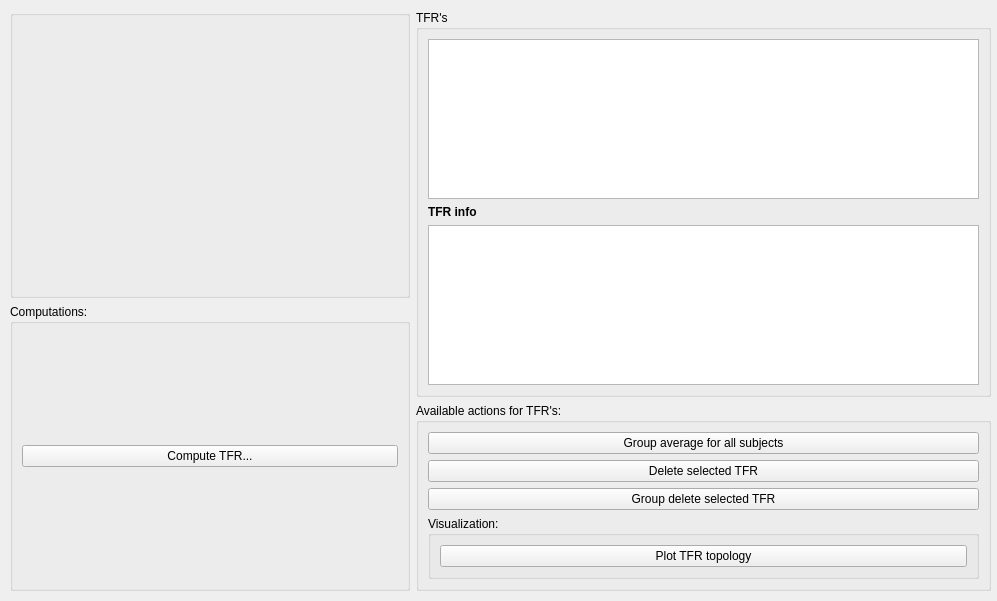
<?xml version="1.0" encoding="UTF-8"?>
<ui version="4.0">
 <class>mainWindowTabInduced</class>
 <widget class="QWidget" name="mainWindowTabInduced">
  <property name="geometry">
   <rect>
    <x>0</x>
    <y>0</y>
    <width>997</width>
    <height>601</height>
   </rect>
  </property>
  <property name="windowTitle">
   <string>Form</string>
  </property>
  <widget class="QWidget" name="layoutWidget">
   <property name="geometry">
    <rect>
     <x>10</x>
     <y>10</y>
     <width>981</width>
     <height>581</height>
    </rect>
   </property>
   <layout class="QGridLayout" name="gridLayout_15">
    <item row="0" column="0">
     <layout class="QVBoxLayout" name="verticalLayout_23">
      <property name="sizeConstraint">
       <enum>QLayout::SetDefaultConstraint</enum>
      </property>
      <item>
       <widget class="QGroupBox" name="groupBoxEpochs">
        <property name="title">
         <string/>
        </property>
       </widget>
      </item>
      <item>
       <widget class="QGroupBox" name="groupBoxComputations">
        <property name="minimumSize">
         <size>
          <width>400</width>
          <height>0</height>
         </size>
        </property>
        <property name="title">
         <string>Computations:</string>
        </property>
        <layout class="QGridLayout" name="gridLayout_2">
         <item row="0" column="0">
          <widget class="QPushButton" name="pushButtonComputeTFR">
           <property name="text">
            <string>Compute TFR...</string>
           </property>
          </widget>
         </item>
        </layout>
       </widget>
      </item>
     </layout>
    </item>
    <item row="0" column="1">
     <layout class="QVBoxLayout" name="verticalLayout_6">
      <item>
       <widget class="QGroupBox" name="groupBoxTFR">
        <property name="minimumSize">
         <size>
          <width>0</width>
          <height>300</height>
         </size>
        </property>
        <property name="title">
         <string>TFR's</string>
        </property>
        <layout class="QFormLayout" name="formLayout">
         <item row="1" column="0">
          <widget class="QLabel" name="labelTFRInfo">
           <property name="font">
            <font>
             <weight>75</weight>
             <bold>true</bold>
            </font>
           </property>
           <property name="text">
            <string>TFR info</string>
           </property>
          </widget>
         </item>
         <item row="0" column="0" colspan="2">
          <widget class="QListWidget" name="listWidgetTFR"/>
         </item>
         <item row="2" column="0" colspan="2">
          <widget class="QTextBrowser" name="textBrowserTFRInfo"/>
         </item>
        </layout>
       </widget>
      </item>
      <item>
       <widget class="QGroupBox" name="groupBoxTFRActions">
        <property name="title">
         <string>Available actions for TFR's:</string>
        </property>
        <layout class="QGridLayout" name="gridLayout_4">
         <item row="1" column="0">
          <widget class="QGroupBox" name="groupBox_2">
           <property name="title">
            <string>Visualization:</string>
           </property>
           <layout class="QGridLayout" name="gridLayout_21">
            <item row="0" column="0">
             <layout class="QHBoxLayout" name="horizontalLayout_2">
              <item>
               <widget class="QPushButton" name="pushButtonPlotTFRTopology">
                <property name="text">
                 <string>Plot TFR topology</string>
                </property>
               </widget>
              </item>
             </layout>
            </item>
           </layout>
          </widget>
         </item>
         <item row="0" column="0">
          <layout class="QGridLayout" name="gridLayout">
           <item row="1" column="0">
            <widget class="QPushButton" name="pushButtonDeleteTFR">
             <property name="text">
              <string>Delete selected TFR</string>
             </property>
            </widget>
           </item>
           <item row="0" column="0">
            <widget class="QPushButton" name="pushButtonGroupAverage">
             <property name="text">
              <string>Group average for all subjects</string>
             </property>
            </widget>
           </item>
           <item row="2" column="0">
            <widget class="QPushButton" name="pushButtonGroupDeleteTFR">
             <property name="text">
              <string>Group delete selected TFR</string>
             </property>
            </widget>
           </item>
          </layout>
         </item>
        </layout>
       </widget>
      </item>
     </layout>
    </item>
   </layout>
  </widget>
 </widget>
 <resources/>
 <connections/>
</ui>
